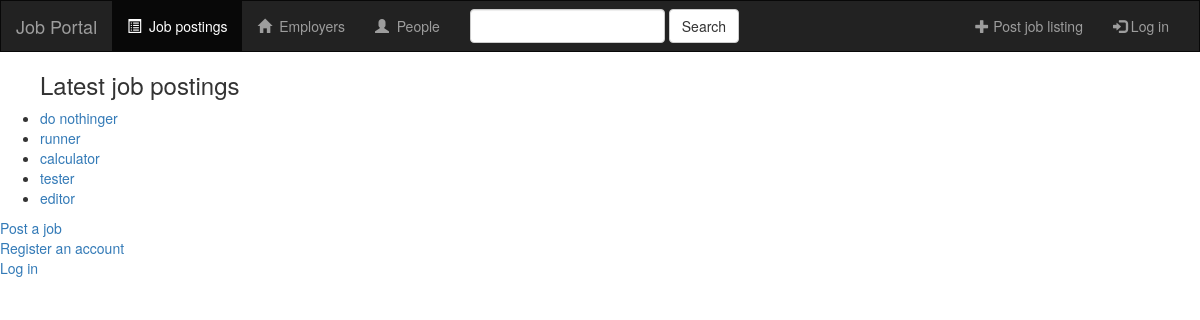
The page /jobportal/ on the database its author committed.
### jobportal/models.py (models this page shows, shortened)
@python_2_unicode_compatible
class Job(models.Model):
    name = models.CharField(max_length=200)
    pub_date = models.DateTimeField(default=datetime.now, blank=True)

### jobportal/views.py (the view)
class IndexView(generic.ListView):
    template_name = 'jobportal/index.html'
    context_object_name = 'latest_job_list'
    def get_queryset(self):
        return Job.objects.order_by('-pub_date')[:5]

### jobportal/templates/jobportal/index.html (shortened to what this page needs)
{% extends 'jobportal/base.html' %}
{% block body %}
{% if latest_job_list %}
    <ul>
      <h3>Latest job postings</h3>
    {% for job in latest_job_list %}
        <li><a href="{% url 'jobportal:job' job.id %}">{{ job.name }}</a></li>
    {% endfor %}
    </ul>
    <a href="{% url 'jobportal:job-add' %}">Post a job</a>
{% else %}
    <p>No polls are available.</p>
{% endif %}
<br />
<a href="{% url 'jobportal:register' %}">Register an account</a>
<div class="container-fluid">
  <div class="row">
    <a href="{% url 'jobportal:login' %}">Log in</a>
  </div>
</div>
{% endblock %}

### rows shown on the page
Job: name "do nothinger"
Job: name "runner"
Job: name "calculator"
Job: name "tester"
Job: name "editor"
